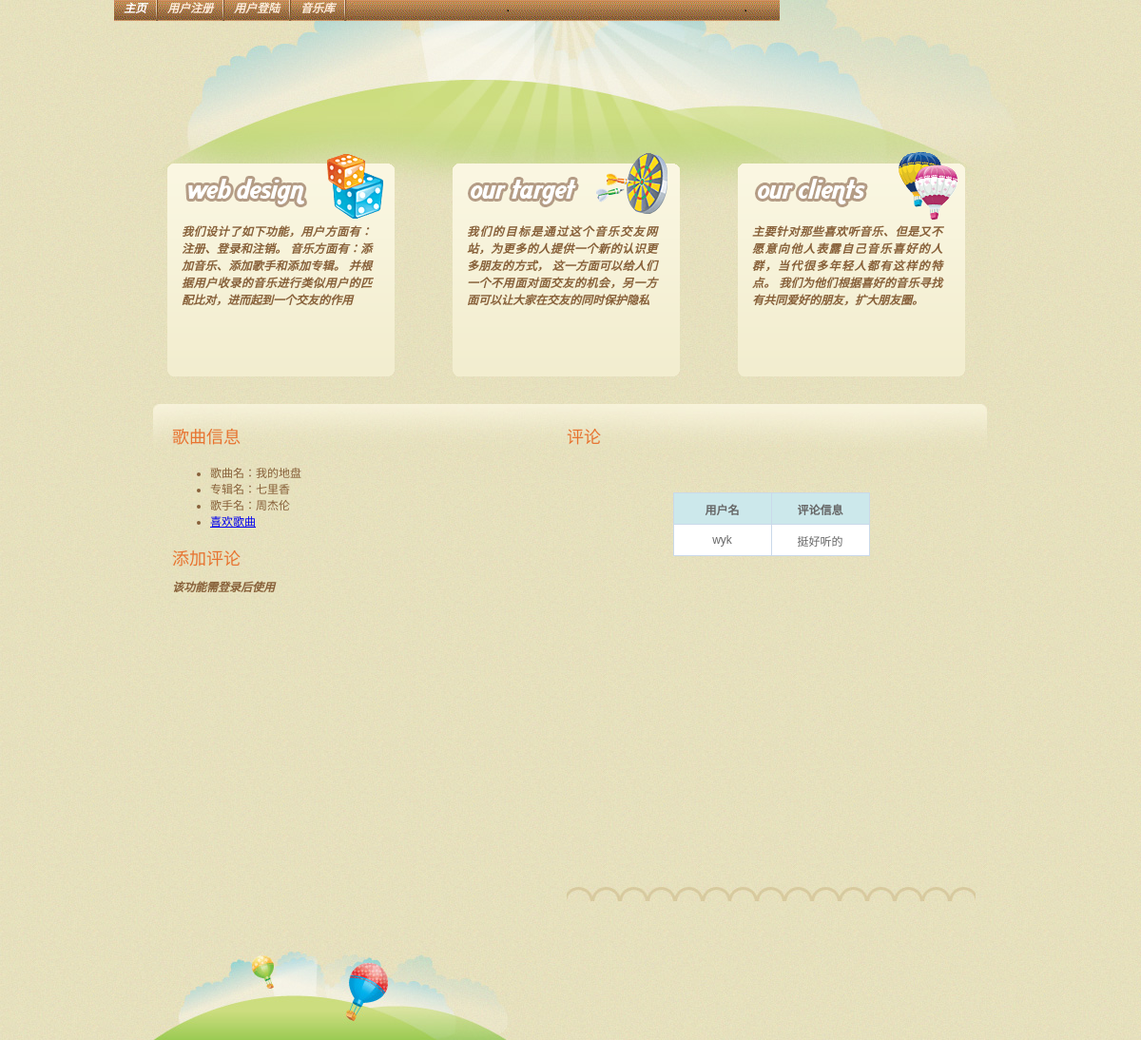
The page /musicBase/song_index/3 on the database its author committed.
### musicBase/models.py (models this page shows, shortened)
class Song(models.Model):
    song_id = models.AutoField(primary_key=True)
    song_name = models.CharField(max_length=50)
    album_id = models.ForeignKey('Album',related_name='song_album', on_delete=models.CASCADE, null=True)
    song_likes = models.IntegerField(null=True, default=0)

class Album(models.Model):
    album_id = models.AutoField(primary_key=True)
    album_name = models.CharField(max_length=50)
    album_date = models.DateTimeField(null=True)
    singer_id = models.ForeignKey('Singer',related_name='album_singer', on_delete=models.CASCADE, null=True)

class Singer(models.Model):
    singer_id = models.AutoField(primary_key=True)
    singer_name = models.CharField(max_length=20)
    singer_gender = models.CharField(max_length=10,null=True)
    singer_msg = models.TextField(null=True)

class SongComment(models.Model):
    comment_id = models.AutoField(primary_key=True)
    comment_song_id = models.ForeignKey('Song',related_name='comment_song', on_delete=models.CASCADE, null=True)
    comment_user_id = models.ForeignKey('User',related_name='comment_user', on_delete=models.CASCADE, null=True)
    comment_msg = models.TextField(null=True)

class User(AbstractUser):
    user_gender = models.CharField(max_length=10,null=True)
    user_com = models.CharField(max_length=30,null=True)
    user_birthday = models.DateTimeField(null=True)

### musicBase/songs.py (the view)
# urls.py: path(r'song_index/<int:song_id>',songs.song_index,name='song_index'),
def song_index(req:HttpRequest,song_id):
    song = Song.objects.get(song_id=song_id)
    if req.method == 'POST':
        cf = CommentInfo(req.POST)
        print(cf)
        if cf.is_valid():
            SongComment.objects.create(comment_song_id=song,comment_user_id=req.user,comment_msg=cf.cleaned_data['msg'])
    cf = CommentInfo()
    comments = SongComment.objects.filter(comment_song_id=song)
    return render(req,'song_index.html',{'song':song,'cf':cf,'comments':comments})

### templates/song_index.html (shortened to what this page needs)
<!DOCTYPE html PUBLIC "-//W3C//DTD XHTML 1.0 Transitional//EN"
        "http://www.w3.org/TR/xhtml1/DTD/xhtml1-transitional.dtd">
<html xmlns="http://www.w3.org/1999/xhtml">
<head>
    {% block head %}
    {% load staticfiles %}
    <link rel="stylesheet" type="text/css" href="{% static 'css/index_style.css'%}" media="screen"/>
    {% endblock %}
</head>
<body>
<div id="main_container">
    <div id="header">
        <div id="menu">
            <ul>
                <li><a class="current" href="{% url 'musicBase:index' %}" title="">主页</a></li>
                <li class="divider"></li>
                {% if request.user.is_authenticated %}
                <li><a href="{% url 'musicBase:user_index' user_id=request.user.id %}">{{ request.user }} 个人主页</a></li>
                <li><a href="{% url 'musicBase:delete_user' %}" title="">用户注销</a></li>
                <li class="divider"></li>
                <li><a href="{% url 'musicBase:logout' %}" title="">退出登录</a></li>
                <li class="divider"></li>
                <li><a href="{% url 'musicBase:update_user_info' %}" title="">用户信息管理</a></li>
                <li class="divider"></li>
                {% else %}
                <li><a href="{% url 'musicBase:regist' %}" title="">用户注册</a></li>
                <li class="divider"></li>
                <li><a href="{% url 'musicBase:login' %}" title="">用户登陆</a></li>
                <li class="divider"></li>
                {% endif %}
                <li><a href="{% url 'musicBase:music_manage' %}" title="">音乐库</a></li>
                <li class="divider"></li>
            </ul>
        </div>
    </div>
    <div class="slider_content">
        <div id="slider">
            <div class="slider-wrap">
                <div id="sliderc" class="csw">
                    <div class="panelContainer">
                        <div class="panel">
                            <div class="tab1">
                                <p class="tab_content">我们设计了如下功能，用户方面有：注册、登录和注销。
                                    音乐方面有：添加音乐、添加歌手和添加专辑。
                                    并根据用户收录的音乐进行类似用户的匹配比对，进而起到一个交友的作用</p>
                            </div>
                            <div class="tab2">
                                <p class="tab_content">我们的目标是通过这个音乐交友网站，为更多的人提供一个新的认识更多朋友的方式，
                                    这一方面可以给人们一个不用面对面交友的机会，另一方面可以让大家在交友的同时保护隐私</p>
                            </div>
                            <div class="tab3">
                                <p class="tab_content">主要针对那些喜欢听音乐、但是又不愿意向他人表露自己音乐喜好的人群，当代很多年轻人都有这样的特点。
                                    我们为他们根据喜好的音乐寻找有共同爱好的朋友，扩大朋友圈。</p>
                            </div>
                        </div>
                    </div>
                </div>
            </div>
        </div>
    </div>
</div>
<div class="main_content">
    <div class="left_content">
        <div class="title">歌曲信息</div>
        <ul>
            <li>歌曲名：{{ song.song_name}}</li>
            <li>专辑名：{{ song.album_id.album_name}}</li>
            <li>歌手名：{{ song.album_id.singer_id.singer_name }}</li>
            <li><a href="{% url 'musicBase:song_like' song_id=song.song_id %}">喜欢歌曲</a></li>
        </ul>
        <div class="title">添加评论</div>
        {% if request.user.is_authenticated  %}
            <form action="#" method="post">
            <div id="contact_form">
            {% for i in cf %}
                <div class="form_row">
                <label>{{i.label}}</label><input type="{{i.name}}" name="{{i.name}}" class="contact_input"/>
                </div>
            {% endfor %}
            <input id = "submit-button" type="submit" src="{% static 'css/images/send.gif'%}" class="send_message"/>
        </div>
        </form>
        {% else %}
            <p>该功能需登录后使用</p>
        {% endif %}
    </div>
    <div class="right_content">
        <div class="title">评论</div>
        <div class="project_box">
            <div class="project_title_tab">
            </div>
            <div class="project_content" style="height:400px;overflow: scroll">
                <table>
                    <thead>
                        <th>用户名</th>
                        <th>评论信息</th>
                    </thead>
                    <tbody>
                        {% for i in comments %}
                            <tr>
                                <td>{{ i.comment_user_id.username }}</td>
                                <td>{{ i.comment_msg }}</td>
                            </tr>
                        {% endfor %}
                    </tbody>
                </table>
            </div>
        </div>
    </div>
</div>
<div class="footer">
    <div class="right_footer">
    </div>
</div>
</body>
</html>

### static/css/index_style.css (style rules this page uses)
body { background: url(images/bg.jpg) repeat; margin: 0px; padding: 0px; font-family: Arial, Helvetica, sans-serif; font-size: 12px; color: #876039; }
p { text-align: justify; line-height: 18px; font-weight: bold; font-style: italic; padding: 5px 0 5px 0; margin: 0px; }
p.tab_content { width: 200px; padding: 75px 15px 0 15px; margin: 0px; }
#main_container { width: 960px; height: auto; margin: auto; background: url(images/header_bg.jpg) no-repeat center top; }
#header { width: 960px; height: 160px; margin: auto; }
#menu { width: 700px; background: url(images/menu_bg.gif); height: 22px; padding: 0; margin: 0 20px 0 0; }
#menu ul { list-style: none; padding: 0px; margin: 0px; display: block; }
#menu ul li { list-style: none; display: inline; float: left; width: auto; padding: 0px; font-size: 12px; font-weight: bold; font-style: italic; line-height: 18px; }
#menu ul li.divider { list-style: none; display: inline; float: left; width: 2px; height: 22px; background: url(images/menu_divider.gif) no-repeat center; padding: 0px; }
#menu ul li a { float: left; text-decoration: none; padding: 0px 10px 0 10px; _padding: 0px 9px 0 9px; color: #feecda; text-align: center; }
#menu ul li a.current { float: left; text-decoration: none; padding: 0px 10px 0 10px; _padding: 0px 9px 0 9px; color: #fff; }
div#slider { width: 900px; height: 265px; padding: 0px; margin: 0px; float: left; position: relative; }
.stripViewer { position: relative; overflow: hidden; width: 900px; height: 265px; float: left; margin: 0px; }
.stripViewer .panelContainer { position: relative; left: 0; top: 0; width: 100%; height: 100%; list-style-type: none; float: left; overflow: hidden; }
.stripViewer .panelContainer .panel { float: left; overflow: hidden; position: relative; width: 900px; height: 265px; padding: 0px; }
.tab1 { width: 239px; height: 236px; float: left; margin: 0 32px 0 29px; background: url(images/tab1.gif) no-repeat center; }
.tab2 { width: 239px; height: 236px; float: left; margin: 0 32px 0 29px; background: url(images/tab2.gif) no-repeat center; }
.tab3 { width: 239px; height: 236px; float: left; margin: 0 32px 0 29px; background: url(images/tab3.gif) no-repeat center; }
.main_content { width: 878px; padding: 0px; clear: both; margin: auto; background: url(images/center_bg.jpg) no-repeat center top; }
.left_content { width: 375px; float: left; padding: 15px 0 30px 20px; }
.right_content { width: 430px; float: left; padding: 15px 0 30px 40px; }
.title { font-size: 18px; color: #e77330; clear: both; padding: 5px 0 5px 0px; }
.project_box { width: 430px; float: left; clear: both; padding: 10px 0 30px 0; margin: 0 0 20px 0; background: url(images/border.jpg) no-repeat center bottom; }
.project_title_tab { width: 436px; float: left; height: 22px; }
.project_content { clear: both; padding: 10px 0 0 0; }
.footer { width: 960px; height: 96px; clear: both; margin: auto; color: #876039; font-weight: bold; font-style: italic; background: url(images/footer_bg.jpg) no-repeat center top; }
.right_footer { float: right; padding: 70px 60px 0 0; }

### templates/song_index.html (style rules this page uses)
table { border-collapse: collapse; margin: 0 auto; text-align: center; }
table td, table th { border: 1px solid #cad9ea; color: #666; height: 30px; }
table thead th { background-color: #CCE8EB; width: 100px; }
table tr:nth-child(odd) { background: #fff; }

### rows shown on the page
Song: song_name "我的地盘", album_id.album_name "七里香", album_id.singer_id.singer_name "周杰伦"
SongComment: comment_user_id.username "wyk", comment_msg "挺好听的"
